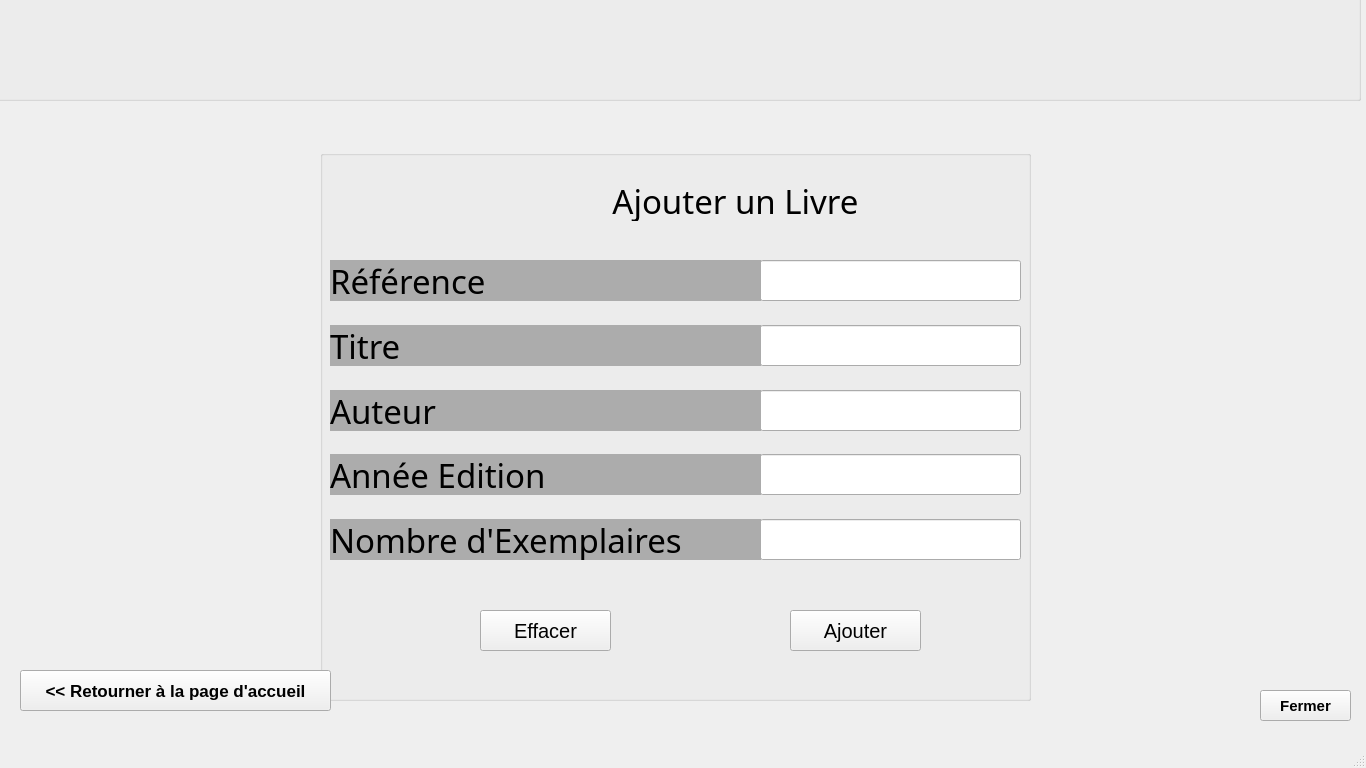
<?xml version="1.0" encoding="UTF-8"?>
<ui version="4.0">
 <class>MainWindow</class>
 <widget class="QMainWindow" name="MainWindow">
  <property name="geometry">
   <rect>
    <x>0</x>
    <y>0</y>
    <width>1366</width>
    <height>768</height>
   </rect>
  </property>
  <property name="windowTitle">
   <string>AjouterLivre</string>
  </property>
  <widget class="QWidget" name="centralwidget">
   <widget class="QGroupBox" name="groupBox">
    <property name="geometry">
     <rect>
      <x>320</x>
      <y>150</y>
      <width>711</width>
      <height>551</height>
     </rect>
    </property>
    <property name="title">
     <string/>
    </property>
    <property name="flat">
     <bool>true</bool>
    </property>
    <widget class="QLabel" name="LbTitre">
     <property name="geometry">
      <rect>
       <x>10</x>
       <y>175</y>
       <width>431</width>
       <height>41</height>
      </rect>
     </property>
     <property name="font">
      <font>
       <family>Century Gothic</family>
       <pointsize>25</pointsize>
      </font>
     </property>
     <property name="styleSheet">
      <string notr="true">background-color: rgb(172, 172, 172);</string>
     </property>
     <property name="text">
      <string>Titre</string>
     </property>
    </widget>
    <widget class="QLabel" name="LbNumInscrip">
     <property name="geometry">
      <rect>
       <x>10</x>
       <y>110</y>
       <width>431</width>
       <height>41</height>
      </rect>
     </property>
     <property name="font">
      <font>
       <family>Century Gothic</family>
       <pointsize>25</pointsize>
      </font>
     </property>
     <property name="styleSheet">
      <string notr="true">background-color: rgb(172, 172, 172);</string>
     </property>
     <property name="text">
      <string>Référence</string>
     </property>
    </widget>
    <widget class="QLineEdit" name="EdAuteur">
     <property name="geometry">
      <rect>
       <x>440</x>
       <y>240</y>
       <width>261</width>
       <height>41</height>
      </rect>
     </property>
     <property name="font">
      <font>
       <family>Century Gothic</family>
       <pointsize>15</pointsize>
      </font>
     </property>
     <property name="text">
      <string/>
     </property>
     <property name="clearButtonEnabled">
      <bool>true</bool>
     </property>
    </widget>
    <widget class="QLabel" name="LbAnnee">
     <property name="geometry">
      <rect>
       <x>10</x>
       <y>304</y>
       <width>431</width>
       <height>41</height>
      </rect>
     </property>
     <property name="font">
      <font>
       <family>Century Gothic</family>
       <pointsize>25</pointsize>
      </font>
     </property>
     <property name="styleSheet">
      <string notr="true">background-color: rgb(172, 172, 172);</string>
     </property>
     <property name="text">
      <string>Année Edition</string>
     </property>
    </widget>
    <widget class="QLabel" name="LbNbExp">
     <property name="geometry">
      <rect>
       <x>10</x>
       <y>369</y>
       <width>431</width>
       <height>41</height>
      </rect>
     </property>
     <property name="font">
      <font>
       <family>Century Gothic</family>
       <pointsize>25</pointsize>
      </font>
     </property>
     <property name="styleSheet">
      <string notr="true">background-color: rgb(172, 172, 172);</string>
     </property>
     <property name="text">
      <string>Nombre d'Exemplaires</string>
     </property>
    </widget>
    <widget class="QLabel" name="LbAuteur">
     <property name="geometry">
      <rect>
       <x>10</x>
       <y>240</y>
       <width>431</width>
       <height>41</height>
      </rect>
     </property>
     <property name="font">
      <font>
       <family>Century Gothic</family>
       <pointsize>25</pointsize>
      </font>
     </property>
     <property name="styleSheet">
      <string notr="true">background-color: rgb(172, 172, 172);</string>
     </property>
     <property name="text">
      <string>Auteur</string>
     </property>
    </widget>
    <widget class="QLineEdit" name="EdAnneeEdit">
     <property name="geometry">
      <rect>
       <x>440</x>
       <y>304</y>
       <width>261</width>
       <height>41</height>
      </rect>
     </property>
     <property name="font">
      <font>
       <family>Century Gothic</family>
       <pointsize>15</pointsize>
      </font>
     </property>
     <property name="text">
      <string/>
     </property>
     <property name="clearButtonEnabled">
      <bool>true</bool>
     </property>
    </widget>
    <widget class="QLineEdit" name="EdTitre">
     <property name="geometry">
      <rect>
       <x>440</x>
       <y>175</y>
       <width>261</width>
       <height>41</height>
      </rect>
     </property>
     <property name="font">
      <font>
       <family>Century Gothic</family>
       <pointsize>15</pointsize>
      </font>
     </property>
     <property name="text">
      <string/>
     </property>
     <property name="clearButtonEnabled">
      <bool>true</bool>
     </property>
    </widget>
    <widget class="QLineEdit" name="EdNbExp">
     <property name="geometry">
      <rect>
       <x>440</x>
       <y>369</y>
       <width>261</width>
       <height>41</height>
      </rect>
     </property>
     <property name="font">
      <font>
       <family>Century Gothic</family>
       <pointsize>15</pointsize>
      </font>
     </property>
     <property name="text">
      <string/>
     </property>
     <property name="clearButtonEnabled">
      <bool>true</bool>
     </property>
    </widget>
    <widget class="QLineEdit" name="EdRef">
     <property name="geometry">
      <rect>
       <x>440</x>
       <y>110</y>
       <width>261</width>
       <height>41</height>
      </rect>
     </property>
     <property name="font">
      <font>
       <family>Century Gothic</family>
       <pointsize>15</pointsize>
      </font>
     </property>
     <property name="text">
      <string/>
     </property>
     <property name="clearButtonEnabled">
      <bool>true</bool>
     </property>
    </widget>
    <widget class="QLabel" name="Titre">
     <property name="geometry">
      <rect>
       <x>280</x>
       <y>30</y>
       <width>271</width>
       <height>41</height>
      </rect>
     </property>
     <property name="font">
      <font>
       <family>Calisto MT</family>
       <pointsize>25</pointsize>
       <bold>false</bold>
      </font>
     </property>
     <property name="text">
      <string>Ajouter un Livre</string>
     </property>
     <property name="alignment">
      <set>Qt::AlignCenter</set>
     </property>
    </widget>
    <widget class="QPushButton" name="Ajouter">
     <property name="geometry">
      <rect>
       <x>470</x>
       <y>460</y>
       <width>131</width>
       <height>41</height>
      </rect>
     </property>
     <property name="font">
      <font>
       <pointsize>15</pointsize>
      </font>
     </property>
     <property name="cursor">
      <cursorShape>PointingHandCursor</cursorShape>
     </property>
     <property name="text">
      <string>Ajouter</string>
     </property>
    </widget>
    <widget class="QPushButton" name="Logo">
     <property name="geometry">
      <rect>
       <x>180</x>
       <y>0</y>
       <width>101</width>
       <height>101</height>
      </rect>
     </property>
     <property name="text">
      <string/>
     </property>
     <property name="icon">
      <iconset>
       <normaloff>Ressources/img/IconBook.jpg</normaloff>Ressources/img/IconBook.jpg</iconset>
     </property>
     <property name="iconSize">
      <size>
       <width>112</width>
       <height>110</height>
      </size>
     </property>
     <property name="flat">
      <bool>true</bool>
     </property>
    </widget>
    <widget class="QLabel" name="ErrRef">
     <property name="geometry">
      <rect>
       <x>10</x>
       <y>151</y>
       <width>691</width>
       <height>21</height>
      </rect>
     </property>
     <property name="font">
      <font>
       <family>Courier New</family>
       <pointsize>12</pointsize>
      </font>
     </property>
     <property name="styleSheet">
      <string notr="true">color:rgb(255,0,0);</string>
     </property>
     <property name="text">
      <string/>
     </property>
     <property name="alignment">
      <set>Qt::AlignRight|Qt::AlignTrailing|Qt::AlignVCenter</set>
     </property>
    </widget>
    <widget class="QLabel" name="ErrTitre">
     <property name="geometry">
      <rect>
       <x>10</x>
       <y>217</y>
       <width>691</width>
       <height>21</height>
      </rect>
     </property>
     <property name="font">
      <font>
       <family>Courier New</family>
       <pointsize>12</pointsize>
      </font>
     </property>
     <property name="styleSheet">
      <string notr="true">color:rgb(255,0,0);</string>
     </property>
     <property name="text">
      <string/>
     </property>
     <property name="alignment">
      <set>Qt::AlignRight|Qt::AlignTrailing|Qt::AlignVCenter</set>
     </property>
    </widget>
    <widget class="QLabel" name="ErrAuteur">
     <property name="geometry">
      <rect>
       <x>10</x>
       <y>282</y>
       <width>691</width>
       <height>21</height>
      </rect>
     </property>
     <property name="font">
      <font>
       <family>Courier New</family>
       <pointsize>12</pointsize>
      </font>
     </property>
     <property name="styleSheet">
      <string notr="true">color:rgb(255,0,0);</string>
     </property>
     <property name="text">
      <string/>
     </property>
     <property name="alignment">
      <set>Qt::AlignRight|Qt::AlignTrailing|Qt::AlignVCenter</set>
     </property>
    </widget>
    <widget class="QLabel" name="ErrAnneeEdit">
     <property name="geometry">
      <rect>
       <x>10</x>
       <y>348</y>
       <width>691</width>
       <height>21</height>
      </rect>
     </property>
     <property name="font">
      <font>
       <family>Courier New</family>
       <pointsize>12</pointsize>
      </font>
     </property>
     <property name="styleSheet">
      <string notr="true">color:rgb(255,0,0);</string>
     </property>
     <property name="text">
      <string/>
     </property>
     <property name="alignment">
      <set>Qt::AlignRight|Qt::AlignTrailing|Qt::AlignVCenter</set>
     </property>
    </widget>
    <widget class="QLabel" name="ErrNbExp">
     <property name="geometry">
      <rect>
       <x>10</x>
       <y>410</y>
       <width>691</width>
       <height>21</height>
      </rect>
     </property>
     <property name="font">
      <font>
       <family>Courier New</family>
       <pointsize>12</pointsize>
      </font>
     </property>
     <property name="styleSheet">
      <string notr="true">color:rgb(255,0,0);</string>
     </property>
     <property name="text">
      <string/>
     </property>
     <property name="alignment">
      <set>Qt::AlignRight|Qt::AlignTrailing|Qt::AlignVCenter</set>
     </property>
    </widget>
    <widget class="QLabel" name="Success">
     <property name="geometry">
      <rect>
       <x>220</x>
       <y>510</y>
       <width>331</width>
       <height>31</height>
      </rect>
     </property>
     <property name="font">
      <font>
       <family>Century Gothic</family>
       <pointsize>15</pointsize>
       <bold>true</bold>
      </font>
     </property>
     <property name="styleSheet">
      <string notr="true">color:rgb(0,100,0)</string>
     </property>
     <property name="text">
      <string/>
     </property>
     <property name="alignment">
      <set>Qt::AlignCenter</set>
     </property>
    </widget>
    <widget class="QPushButton" name="Effacer">
     <property name="geometry">
      <rect>
       <x>160</x>
       <y>460</y>
       <width>131</width>
       <height>41</height>
      </rect>
     </property>
     <property name="font">
      <font>
       <pointsize>15</pointsize>
      </font>
     </property>
     <property name="cursor">
      <cursorShape>PointingHandCursor</cursorShape>
     </property>
     <property name="text">
      <string>Effacer</string>
     </property>
    </widget>
   </widget>
   <widget class="QLabel" name="label">
    <property name="geometry">
     <rect>
      <x>0</x>
      <y>0</y>
      <width>1366</width>
      <height>768</height>
     </rect>
    </property>
    <property name="text">
     <string/>
    </property>
    <property name="pixmap">
     <pixmap>Ressources/img/Background.jpg</pixmap>
    </property>
    <property name="scaledContents">
     <bool>true</bool>
    </property>
   </widget>
   <widget class="QGroupBox" name="groupBox_2">
    <property name="geometry">
     <rect>
      <x>-10</x>
      <y>-10</y>
      <width>1371</width>
      <height>111</height>
     </rect>
    </property>
    <property name="title">
     <string/>
    </property>
    <property name="flat">
     <bool>true</bool>
    </property>
    <widget class="QPushButton" name="AjoutEmpruntIcon_4">
     <property name="geometry">
      <rect>
       <x>1267</x>
       <y>9</y>
       <width>101</width>
       <height>101</height>
      </rect>
     </property>
     <property name="text">
      <string/>
     </property>
     <property name="icon">
      <iconset>
       <normaloff>Ressources/img/Books.png</normaloff>Ressources/img/Books.png</iconset>
     </property>
     <property name="iconSize">
      <size>
       <width>96</width>
       <height>127</height>
      </size>
     </property>
     <property name="flat">
      <bool>true</bool>
     </property>
    </widget>
    <widget class="QPushButton" name="ISIMM_2">
     <property name="geometry">
      <rect>
       <x>10</x>
       <y>16</y>
       <width>91</width>
       <height>81</height>
      </rect>
     </property>
     <property name="text">
      <string/>
     </property>
     <property name="icon">
      <iconset>
       <normaloff>Ressources/img/isimm.png</normaloff>Ressources/img/isimm.png</iconset>
     </property>
     <property name="iconSize">
      <size>
       <width>84</width>
       <height>72</height>
      </size>
     </property>
     <property name="flat">
      <bool>true</bool>
     </property>
    </widget>
    <widget class="QPushButton" name="Entete_2">
     <property name="geometry">
      <rect>
       <x>400</x>
       <y>16</y>
       <width>631</width>
       <height>91</height>
      </rect>
     </property>
     <property name="text">
      <string/>
     </property>
     <property name="icon">
      <iconset>
       <normaloff>Ressources/img/entete.png</normaloff>Ressources/img/entete.png</iconset>
     </property>
     <property name="iconSize">
      <size>
       <width>571</width>
       <height>509</height>
      </size>
     </property>
     <property name="flat">
      <bool>true</bool>
     </property>
    </widget>
   </widget>
   <widget class="QPushButton" name="img2_2">
    <property name="geometry">
     <rect>
      <x>150</x>
      <y>630</y>
      <width>41</width>
      <height>41</height>
     </rect>
    </property>
    <property name="text">
     <string/>
    </property>
    <property name="icon">
     <iconset>
      <normaloff>Ressources/img/home.png</normaloff>Ressources/img/home.png</iconset>
    </property>
    <property name="iconSize">
     <size>
      <width>35</width>
      <height>45</height>
     </size>
    </property>
    <property name="flat">
     <bool>true</bool>
    </property>
   </widget>
   <widget class="QPushButton" name="Return">
    <property name="geometry">
     <rect>
      <x>20</x>
      <y>670</y>
      <width>311</width>
      <height>41</height>
     </rect>
    </property>
    <property name="font">
     <font>
      <family>MS Sans Serif</family>
      <pointsize>13</pointsize>
      <bold>true</bold>
     </font>
    </property>
    <property name="cursor">
     <cursorShape>PointingHandCursor</cursorShape>
    </property>
    <property name="text">
     <string>&lt;&lt; Retourner à la page d'accueil</string>
    </property>
   </widget>
   <widget class="QPushButton" name="Fermer">
    <property name="geometry">
     <rect>
      <x>1260</x>
      <y>690</y>
      <width>91</width>
      <height>31</height>
     </rect>
    </property>
    <property name="font">
     <font>
      <pointsize>11</pointsize>
      <bold>true</bold>
     </font>
    </property>
    <property name="cursor">
     <cursorShape>PointingHandCursor</cursorShape>
    </property>
    <property name="text">
     <string>Fermer</string>
    </property>
    <property name="icon">
     <iconset>
      <normaloff>Ressources/img/Supprimer.png</normaloff>Ressources/img/Supprimer.png</iconset>
    </property>
    <property name="iconSize">
     <size>
      <width>29</width>
      <height>56</height>
     </size>
    </property>
   </widget>
   <zorder>label</zorder>
   <zorder>groupBox</zorder>
   <zorder>groupBox_2</zorder>
   <zorder>img2_2</zorder>
   <zorder>Return</zorder>
   <zorder>Fermer</zorder>
  </widget>
  <widget class="QMenuBar" name="menubar">
   <property name="geometry">
    <rect>
     <x>0</x>
     <y>0</y>
     <width>1366</width>
     <height>22</height>
    </rect>
   </property>
  </widget>
  <widget class="QStatusBar" name="statusbar"/>
 </widget>
 <tabstops>
  <tabstop>EdRef</tabstop>
  <tabstop>EdTitre</tabstop>
  <tabstop>EdAuteur</tabstop>
  <tabstop>EdAnneeEdit</tabstop>
  <tabstop>EdNbExp</tabstop>
  <tabstop>Ajouter</tabstop>
  <tabstop>Effacer</tabstop>
  <tabstop>Return</tabstop>
  <tabstop>Fermer</tabstop>
  <tabstop>ISIMM_2</tabstop>
  <tabstop>Entete_2</tabstop>
  <tabstop>img2_2</tabstop>
  <tabstop>Logo</tabstop>
  <tabstop>AjoutEmpruntIcon_4</tabstop>
 </tabstops>
 <resources>
  <include location="Ressources/img.qrc"/>
 </resources>
 <connections>
  <connection>
   <sender>Effacer</sender>
   <signal>clicked()</signal>
   <receiver>EdRef</receiver>
   <slot>clear()</slot>
   <hints>
    <hint type="sourcelabel">
     <x>582</x>
     <y>644</y>
    </hint>
    <hint type="destinationlabel">
     <x>859</x>
     <y>308</y>
    </hint>
   </hints>
  </connection>
  <connection>
   <sender>Effacer</sender>
   <signal>clicked()</signal>
   <receiver>EdTitre</receiver>
   <slot>clear()</slot>
   <hints>
    <hint type="sourcelabel">
     <x>581</x>
     <y>660</y>
    </hint>
    <hint type="destinationlabel">
     <x>947</x>
     <y>367</y>
    </hint>
   </hints>
  </connection>
  <connection>
   <sender>Effacer</sender>
   <signal>clicked()</signal>
   <receiver>EdAuteur</receiver>
   <slot>clear()</slot>
   <hints>
    <hint type="sourcelabel">
     <x>566</x>
     <y>648</y>
    </hint>
    <hint type="destinationlabel">
     <x>793</x>
     <y>437</y>
    </hint>
   </hints>
  </connection>
  <connection>
   <sender>Effacer</sender>
   <signal>clicked()</signal>
   <receiver>EdAnneeEdit</receiver>
   <slot>clear()</slot>
   <hints>
    <hint type="sourcelabel">
     <x>540</x>
     <y>645</y>
    </hint>
    <hint type="destinationlabel">
     <x>829</x>
     <y>513</y>
    </hint>
   </hints>
  </connection>
  <connection>
   <sender>Effacer</sender>
   <signal>clicked()</signal>
   <receiver>EdNbExp</receiver>
   <slot>clear()</slot>
   <hints>
    <hint type="sourcelabel">
     <x>546</x>
     <y>662</y>
    </hint>
    <hint type="destinationlabel">
     <x>813</x>
     <y>572</y>
    </hint>
   </hints>
  </connection>
 </connections>
</ui>
